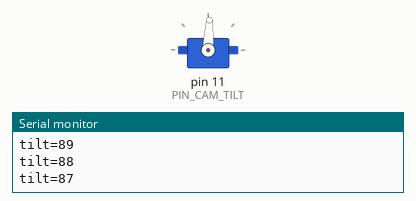
Recording of a sketch running on a simulated Arduino Uno, built with avr-gcc and run on an emulated ATmega328P. Parts: servo, the last lines printed to the serial monitor.

Above: at 3.35 s.
At 4.8 s:
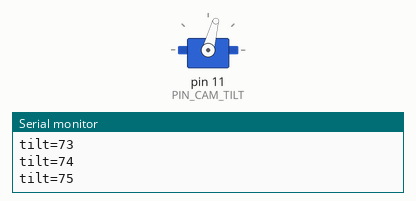
At 6.7 s:
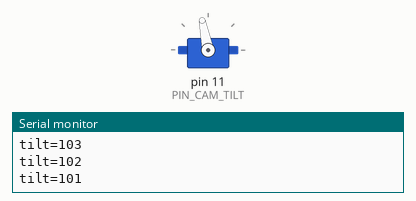
Timing chart, 0 to 13.2 s (numbered marks = the images above):
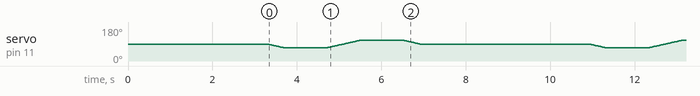

The sketch:

cam_tilt_test.ino
```cpp
// =============================================================================
//  cam_tilt_test.ino - standalone bring-up test for the camera tilt servo on
//  the Arduino UNO Q's own MCU header.
//
//  Board: Arduino UNO Q (STM32U585 MCU side, Zephyr-based Arduino core,
//  arduino:zephyr:unoq). Arduino IDE / arduino-cli only - same limitation as
//  firmware/DustESensorNode/ (no PlatformIO target for this board yet).
//
//  Wiring:
//    D11  -> servo signal      (was "spare" in the pin table - see
//                                docs/COMPANION_ARCHITECTURE.md section 6.2
//                                and firmware/DustESensorNode/README.md;
//                                every other MCU header pin is already
//                                claimed by a sensor)
//    servo +  -> external 5V/6V supply, NOT the UNO Q's own 5V/3V3 pin -
//                a servo under load can brown out the board that shares its rail
//    servo -  -> common ground with the UNO Q
//
//  Confirmed by a real compile against arduino:zephyr:unoq (19 Sep 2026):
//  the official Arduino `Servo` library lists `zephyr` as a supported
//  architecture, and `camTilt.attach(11)` builds clean (9% flash on this
//  board). Not yet flashed or run - the safe mechanical range of the actual
//  camera mount is unknown from here, so this test deliberately starts with
//  a narrow, slow sweep rather than the servo's full 0-180 range.
//
//  TILT_MIN_DEG / TILT_MAX_DEG below are a conservative starting guess
//  (90 +/- 20 degrees), not a measured limit. Before widening them: watch
//  the very first sweep with a hand ready to cut power, confirm nothing
//  binds at the current range's edges, then widen a little at a time -
//  the same "small range first" caution as the drive motors' bring-up test
//  (tests/xiao_motor_test), for the same reason: a stripped servo gear is a
//  worse failure than a slightly-slow bring-up.
// =============================================================================

#include <Servo.h>

const int PIN_CAM_TILT = 11;

const int TILT_CENTER_DEG = 90;
const int TILT_MIN_DEG    = 70;    // conservative guess - confirm, then widen
const int TILT_MAX_DEG    = 110;   // conservative guess - confirm, then widen
const int STEP_DEG        = 1;     // degrees per step - slow, not a snap-to
const int STEP_DELAY_MS   = 20;    // ~1 second to cross the full test range
const int HOLD_MS         = 1000;  // pause at each end so a bind is easy to see

Servo camTilt;
int currentDeg = TILT_CENTER_DEG;

void moveTo(int targetDeg) {
    targetDeg = constrain(targetDeg, TILT_MIN_DEG, TILT_MAX_DEG);
    int step = (targetDeg > currentDeg) ? STEP_DEG : -STEP_DEG;
    while (currentDeg != targetDeg) {
        currentDeg += step;
        camTilt.write(currentDeg);
        Serial.print(F("tilt="));
        Serial.println(currentDeg);
        delay(STEP_DELAY_MS);
    }
}

void setup() {
    Serial.begin(115200);
    delay(300);
    Serial.println();
    Serial.println(F("=== UNO Q camera tilt servo bring-up test ==="));
    Serial.println(F("Wiring and safety notes: see the header comment in this file."));
    Serial.print(F("Range this run: "));
    Serial.print(TILT_MIN_DEG);
    Serial.print(F(".."));
    Serial.println(TILT_MAX_DEG);

    camTilt.attach(PIN_CAM_TILT);
    camTilt.write(TILT_CENTER_DEG);
    currentDeg = TILT_CENTER_DEG;
    delay(1000);
    Serial.println(F("Centered. Starting sweep in 2s..."));
    delay(2000);
}

void loop() {
    Serial.println(F("--- sweep to MIN (tilt down) ---"));
    moveTo(TILT_MIN_DEG);
    delay(HOLD_MS);

    Serial.println(F("--- sweep to MAX (tilt up) ---"));
    moveTo(TILT_MAX_DEG);
    delay(HOLD_MS);

    Serial.println(F("--- back to center ---"));
    moveTo(TILT_CENTER_DEG);
    delay(HOLD_MS);

    Serial.println(F("--- cycle done, pausing 3s ---"));
    delay(3000);
}
```
